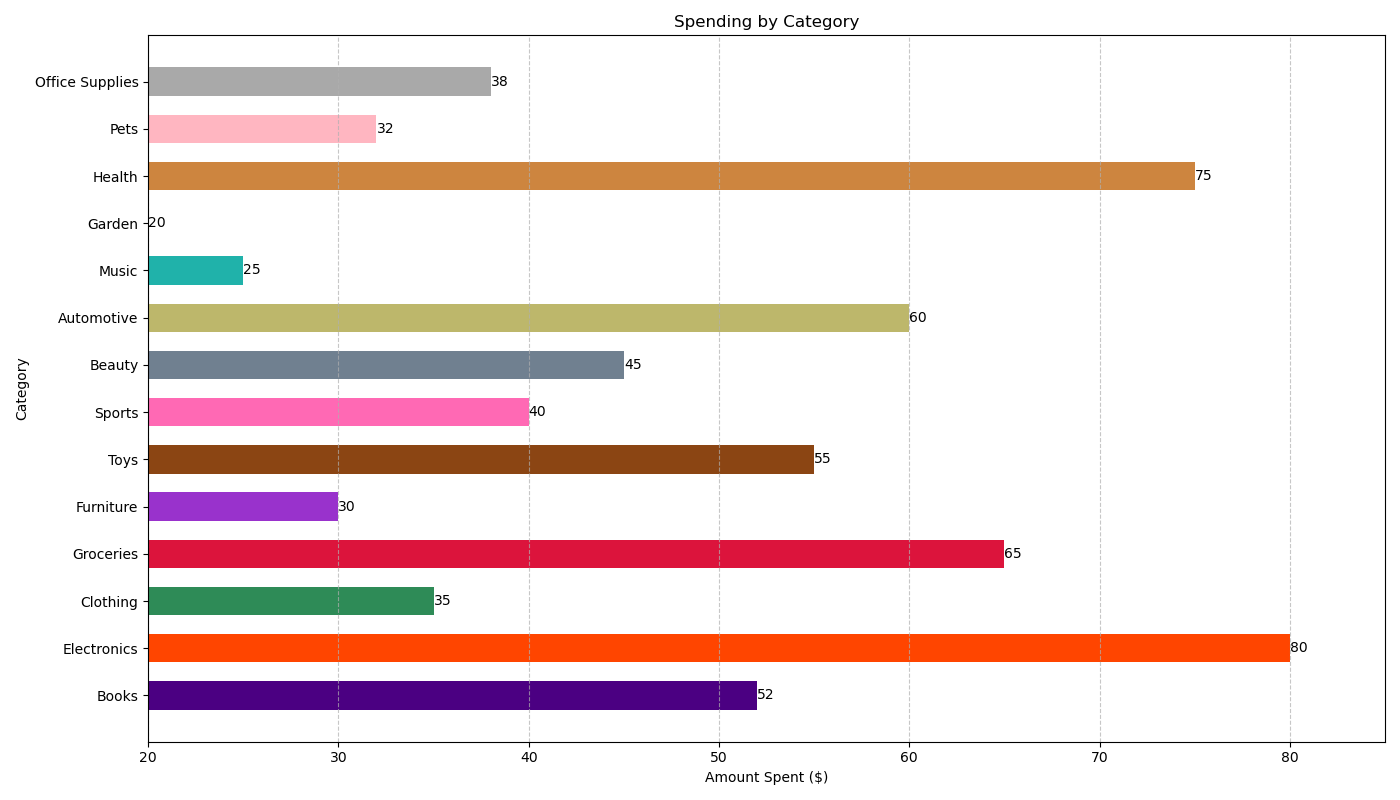

Generate this figure with Python:

import matplotlib.pyplot as plt

# Data
categories = ['Books', 'Electronics', 'Clothing', 'Groceries', 'Furniture', 'Toys', 'Sports', 'Beauty', 'Automotive', 'Music', 'Garden', 'Health', 'Pets', 'Office Supplies']
amounts = [52, 80, 35, 65, 30, 55, 40, 45, 60, 25, 20, 75, 32, 38]

# Color codes for each bar
colors = ['#4B0082', '#FF4500', '#2E8B57', '#DC143C', '#9932CC', '#8B4513', '#FF69B4', '#708090', '#BDB76B', '#20B2AA', '#778899', '#CD853F', '#FFB6C1', '#A9A9A9']

# Bar width
bar_width = 0.6

# Create horizontal bar chart
plt.figure(figsize=(14, 8))
bar_container = plt.barh(categories, amounts, color=colors, height=bar_width)

# Add data labels
for bar in bar_container:
    width = bar.get_width()
    plt.text(width, bar.get_y() + bar.get_height()/2, f'{width}', ha='left', va='center')

# Title and labels
plt.title('Spending by Category')
plt.xlabel('Amount Spent ($)')
plt.ylabel('Category')

# Customize the grid
plt.grid(axis='x', linestyle='--', alpha=0.7)

# Set y-axis limits to truncate the bar chart
plt.xlim(20, 85)

# Show plot
plt.tight_layout()
plt.show()
